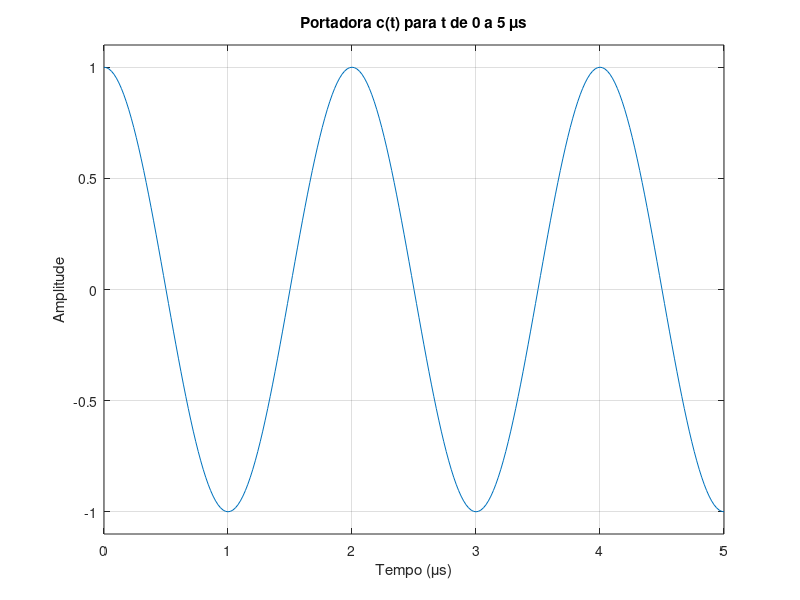

Recreate this plot in MATLAB.
% Definindo parâmetros
fc =0.5e6; 
fsamp = 50e6; 
t0 = 0; 
tf = 200e-6; 

% Definindo o intervalo de tempo para a portadora
t = t0:1/fsamp:tf; 

% Calculando a portadora
ct = cos(2 * pi * fc * t);

% Selecionando o intervalo de tempo de 0 a 5 µs
t_plot = t(t <= 5e-6);
ct_plot = ct(t <= 5e-6);

% Plotando a portadora
figure;
plot(t_plot * 1e6, ct_plot); 
title('Portadora c(t) para t de 0 a 5 \mus');
xlabel('Tempo (\mus)');
ylabel('Amplitude');
ylim([-1.1 1.1]);
grid on;

% Calculando o número de ciclos da portadora no intervalo de 0 a 5 µs
num_ciclos = (5e-6) * fc;

disp(['Número de ciclos da portadora em 0-5 µs: ', num2str(num_ciclos)]);

